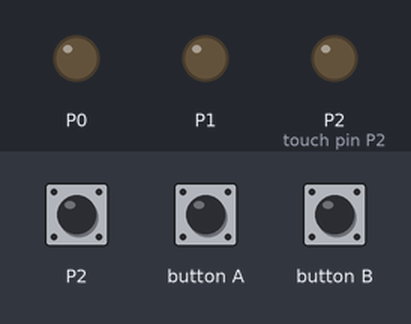
A program run on a simulated BBC micro:bit (MakeCode). Parts: output pins drawn as LEDs (lit = HIGH). The test bench sets the inputs (shaded band).

Above: at 1.2 s.
1.3 s: touch pin P2 pressed for 0.15 s
4.3 s: button A pressed for 0.15 s
At 4.6 s:
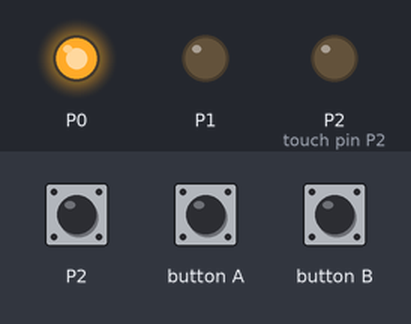
7.3 s: button B pressed for 0.15 s
At 7.6 s:
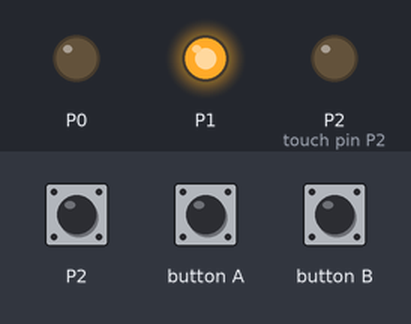
10.3 s: button A pressed for 0.15 s
At 10.6 s:
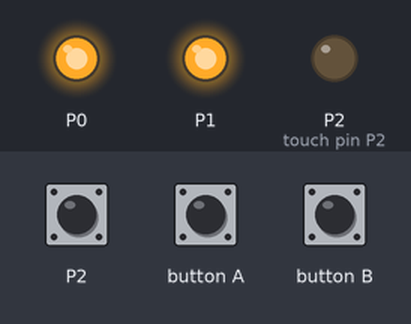
13.3 s: button B pressed for 0.15 s
At 14.2 s:
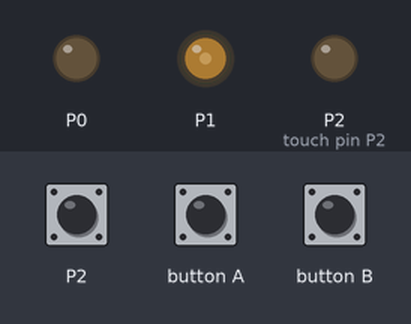
16.4 s: button A pressed for 0.15 s
At 17.2 s:
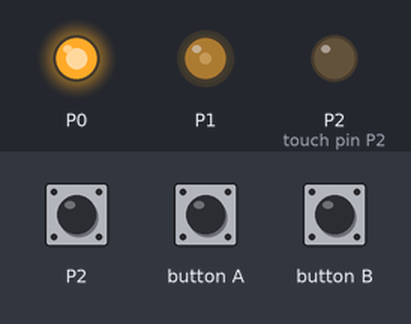
Timing chart, 0 to 20.4 s (numbered marks = the images above; inputs shaded):
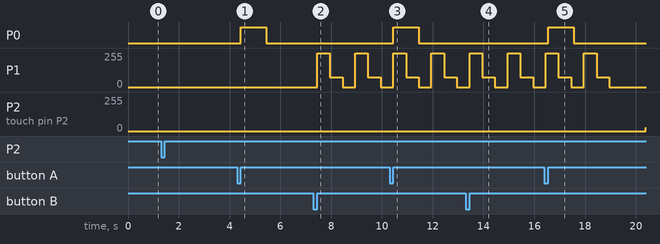

The program:

main.ts
```typescript
let P2のONとOFF = 0
input.onButtonPressed(Button.A, function () {
    pins.digitalWritePin(DigitalPin.P0, 1)
    basic.pause(1000)
    pins.digitalWritePin(DigitalPin.P0, 0)
    basic.pause(1000)
})
input.onPinPressed(TouchPin.P2, function () {
    P2のLEDを光らせてゆっくり暗くする()
})
input.onButtonPressed(Button.B, function () {
    for (let index = 0; index < 4; index++) {
        pins.analogWritePin(AnalogPin.P1, 1023)
        basic.pause(500)
        pins.analogWritePin(AnalogPin.P1, 300)
        basic.pause(500)
        pins.analogWritePin(AnalogPin.P1, 0)
        basic.pause(500)
    }
})
function P2のLEDを光らせてゆっくり暗くする () {
    P2のONとOFF = 1023
    for (let index = 0; index < 1023; index++) {
        P2のONとOFF += -1
        pins.analogWritePin(AnalogPin.P2, P2のONとOFF)
        basic.pause(1)
    }
}
```

test.ts
```typescript
// テストはここに来ます。このパッケージが拡張機能として使用されるときにはコンパイルされません。
```

Measured:
- after the input at 4.3 s, P0: LOW → HIGH after 0.15 s, → LOW 1.0 s later; P2 (touch pin P2): stays 0/255 (without the input it goes to 121/255 after 3.0 s)
- after the input at 7.3 s, P1: 0/255 → 255/255 after 0.15 s, → 75/255 0.50 s later, → 0/255 0.50 s later, → 255/255 0.50 s later, … (6 changes in this stretch); P2 (touch pin P2): stays 0/255 (without the input it goes to 164/255 after 3.0 s)
- after the input at 10.3 s, P0: LOW → HIGH after 0.15 s, → LOW 1.0 s later; P2 (touch pin P2): stays 0/255 (without the input it goes to 206/255 after 3.0 s)
- after the input at 13.3 s, P1: 0/255 → 255/255 after 0.15 s, → 75/255 0.50 s later, → 0/255 0.50 s later, → 255/255 0.50 s later, … (6 changes in this stretch); P2 (touch pin P2): stays 0/255 (without the input it goes to 224/255 after 3.1 s)
- after the input at 16.4 s, P0: LOW → HIGH after 0.15 s, → LOW 1.0 s later
